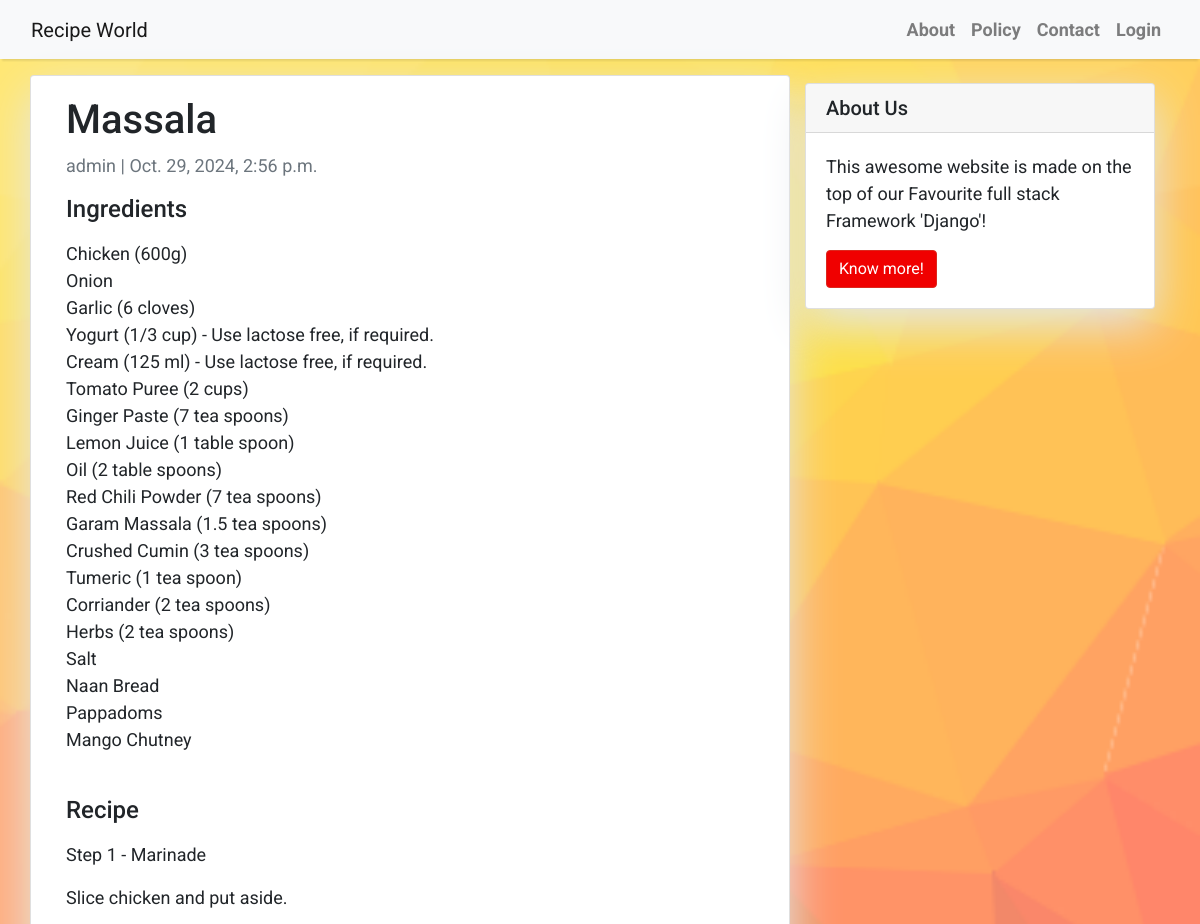
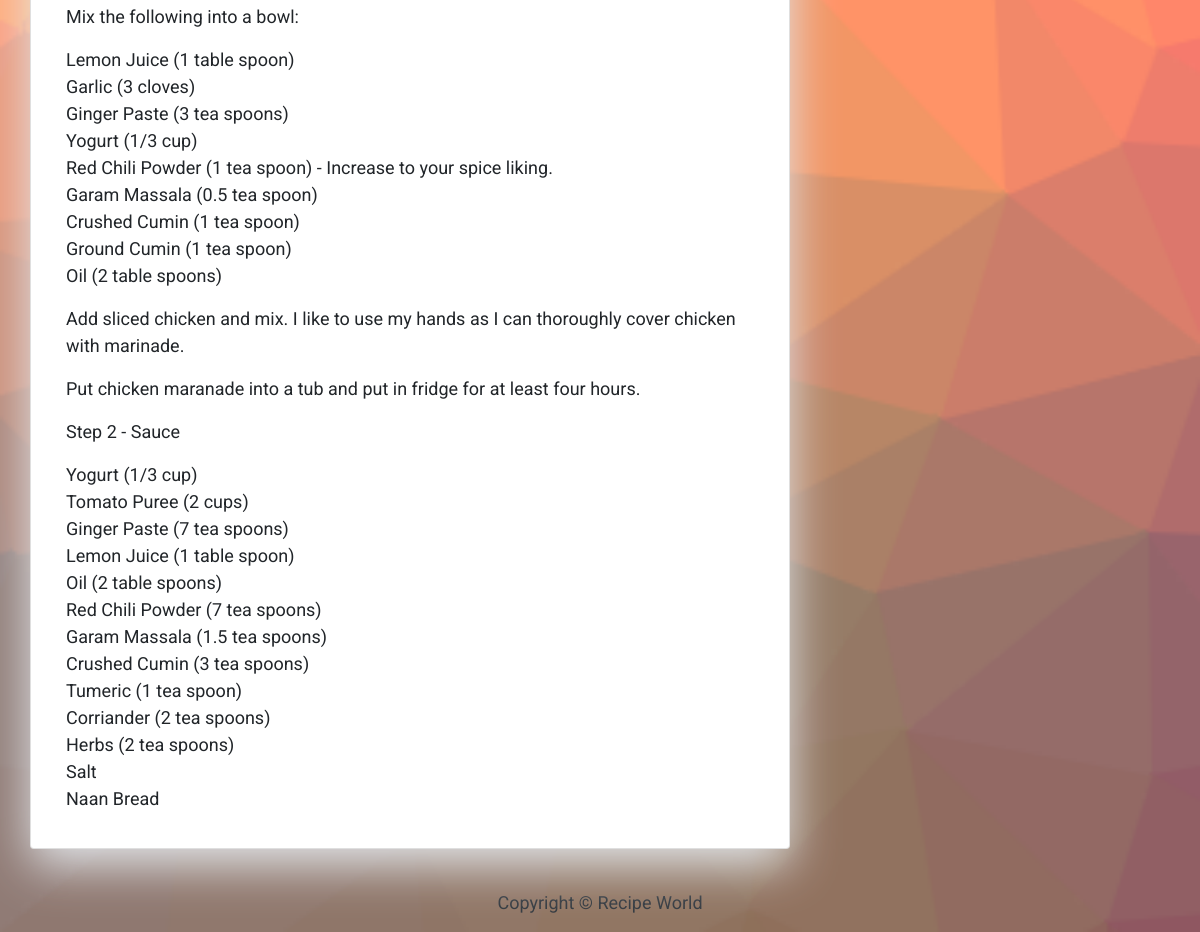
Screenshot of /massala/ with the database file from the repository (2 pictures, top to bottom).
### recipe_app/models.py (models this page shows, shortened)
class Recipe(models.Model):
    title = models.CharField(max_length=25, unique=True)
    slug = models.SlugField(max_length=25, unique=True)
    author = models.ForeignKey(User, on_delete=models.CASCADE,related_name="recipe_posts")
    updated_on = models.DateTimeField(auto_now=True)
    ingredients=models.TextField()
    recipe=models.TextField()
    created_on = models.DateTimeField(auto_now_add=True)
    status = models.IntegerField(choices=STATUS, default=0)
    image = models.ImageField(upload_to = 'static/images/', height_field=0, width_field=0)
    class Meta:
        ordering = ['-created_on']

### recipe_app/views.py (the view)
# urls.py: path('<slug:slug>/', views.RecipeDetail.as_view(), name = 'recipe_detail'),
class RecipeDetail(generic.DetailView):
    model = Recipe
    template_name = 'recipe_detail.html'

### recipe_app/templates/recipe_detail.html (shortened to what this page needs)
{% extends 'base.html' %}
{% block content %}
<div class="container">
  <div class="row">
    <div class="col-md-8 card mb-4  mt-3 left  top">
      <div class="card-body">
        <h1>{% block title %} {{ object.title }} {% endblock title %}</h1>
        <p class=" text-muted">{{ recipe.author }} | {{ recipe.created_on }}</p>
        <h4>Ingredients</h4>
        <p class="card-text ">{{ object.ingredients | linebreaks }}</p><br>
        <h4>Recipe</h4>
        <p class="card-text ">{{ object.recipe | linebreaks }}</p>
      </div>
    </div>
    {% block sidebar %} {% include 'sidebar.html' %} {% endblock sidebar %}
  </div>
</div>
{% endblock content %}

### recipe_app/templates/base.html (style rules this page uses)
body { font-family: "Roboto", sans-serif; font-size: 17px; background-image: url('static/images/cool_background.png'); background-repeat: no-repeat; background-attachment: fixed; background-size: cover; }

### recipe_app/templates/recipe_detail.html (style rules this page uses)
body { font-family: "Roboto", sans-serif; font-size: 18px; background-color: #fdfdfd; }
.card { box-shadow: 0 16px 48px #E3E7EB; }

### recipe_app/templates/sidebar.html (style rules this page uses)
.card { box-shadow: 0 16px 48px #E3E7EB; }

### rows the page displays
Recipe: title "Massala", author "admin", created_on "Oct. 29, 2024, 2:56 p.m.", ingredients "Chicken (600g) Onion Garlic (6 cloves) Yogurt (1/3 cup) - Use lactose free, if required. Cream (125 ml) - Use lactose free, if required. Tomato Puree (2 cups) Ginger Paste (7 tea spoons) Lemon Juice (1 table spoon) Oil (2 table spoons) Red Chili Powder (7 tea spoons) Garam Massala (1.5 tea spoons) Crushed Cumin (3 tea spoons) Tumeric (1 tea spoon) Corriander (2 tea spoons) Herbs (2 tea spoons) Salt Naan Bread Pappadoms Mango Chutney", recipe "Step 1 - Marinade Slice chicken and put aside. Mix the following into a bowl: Lemon Juice (1 table spoon) Garlic (3 cloves) Ginger Paste (3 tea spoons) Yogurt (1/3 cup) Red Chili Powder (1 tea spoon) - Increase to your spice liking. Garam Massala (0.5 tea spoon) Crushed Cumin (1 tea spoon) Ground Cumin (1 tea spoon) Oil (2 table spoons) Add sliced chicken and mix. I like to use my hands as I can thoroughly cover chicken with marinade. Put chicken maranade into a tub and put in fridge for at least four hours. Step 2 - Sauce Yogurt (1/3 cup) Tomato Puree (2 cups) Ginger Paste (7 tea spoons) Lemon Juice (1 table spoon) Oil (2 table spoons) Red Chili Powder (7 tea spoons) Garam Massala (1.5 tea…"
